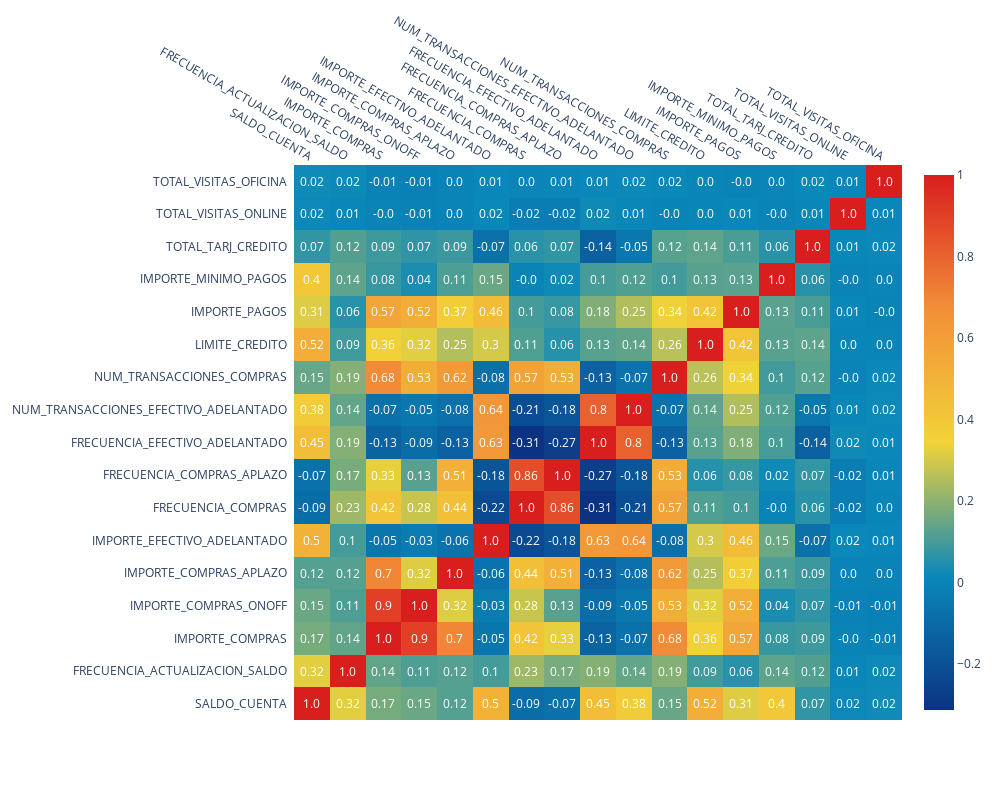

The cell this chart's notebook holds for it:
### Markdown cell above
<span style="color: darkblue;">


La matriz de correlación confirma estas observaciones cuantitativamente:

* IMPORTE_COMPRAS y IMPORTE_COMPRAS_ONOFF tienen una alta correlación de 0.900496, lo que sugiere que cuando los clientes gastan más en total, también tienden a hacer compras significativas en una sola transacción.

* FRECUENCIA_COMPRAS y FRECUENCIA_COMPRAS_APLAZO muestran una correlación muy alta de 0.864157, indicando que los clientes que compran con frecuencia también tienden a hacer compras a plazo frecuentemente.


Veamos para el df completo:

### Code cell
import plotly.figure_factory as ff

# Calcula la matriz de correlación
correlation_matrix = df.corr()

# Crea los labels para los ejes
labels = correlation_matrix.columns.tolist()

# Crea el mapa de calor de Plotly
fig = ff.create_annotated_heatmap(
    z=correlation_matrix.to_numpy(),  # Los valores de correlación
    x=labels,                         # Etiquetas del eje X
    y=labels,                         # Etiquetas del eje Y
    annotation_text=correlation_matrix.round(2).to_numpy(),  # Texto de anotación
    showscale=True,                   # Barra de colores
    colorscale='Portland'             # Escala de colores
)

fig.update_layout(
    margin=dict(t=50, l=200),
    width=1000,  
    height=800,
)


fig.show()
